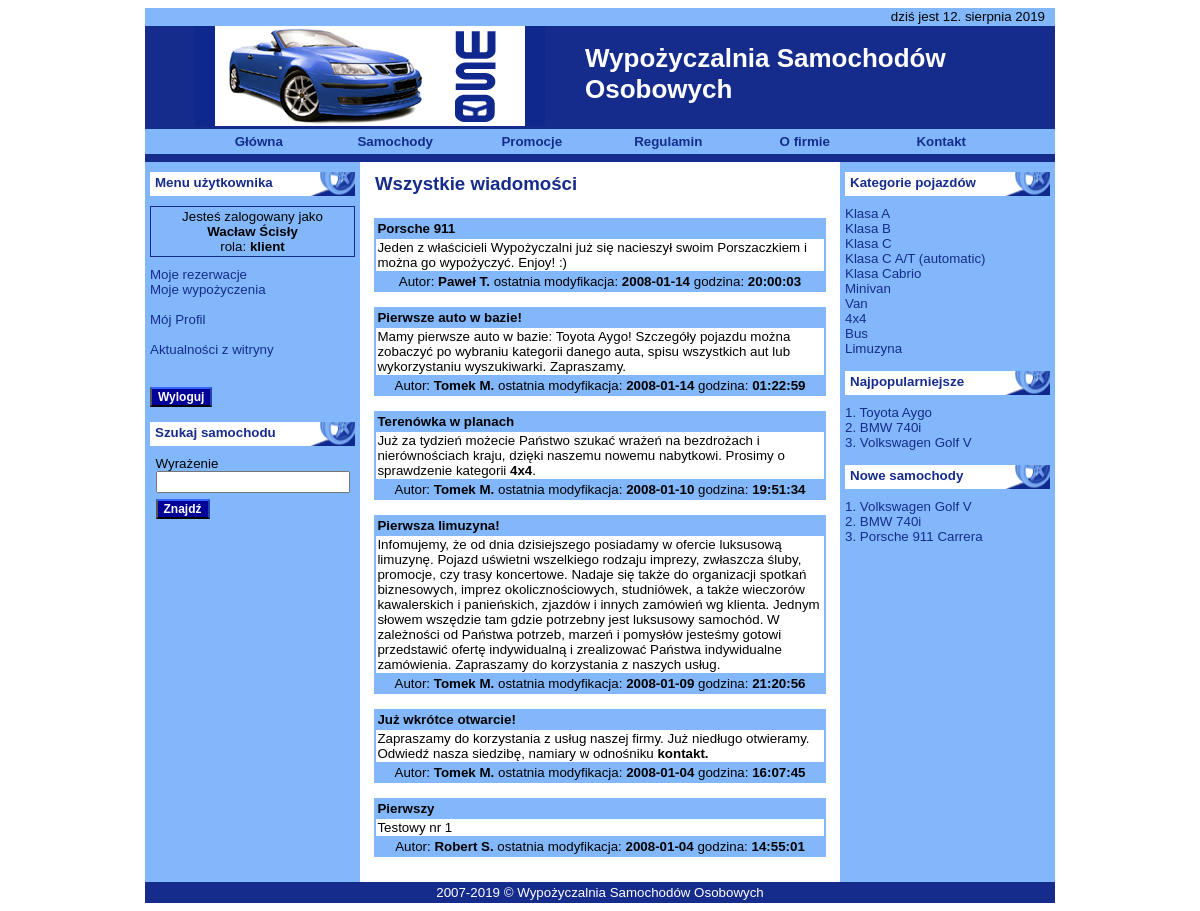
Screenshot of /index.php?menu=allnews (signed in) with the database file from the repository.
### tables this page shows
CREATE TABLE IF NOT EXISTS `tresc_tbl` (
  `ID` int(10) unsigned NOT NULL AUTO_INCREMENT,
  `trescRodzaj` int(10) unsigned NOT NULL,
  `tytul` varchar(100) DEFAULT NULL,
  `tresc` text NOT NULL,
  `zdjecia` int(10) unsigned DEFAULT NULL,
  `autorID` int(10) unsigned NOT NULL,
  `dataTresci` date NOT NULL,
  `czasTresci` time NOT NULL,
  `aktywne` int(11) DEFAULT NULL,
  PRIMARY KEY (`ID`)
);

CREATE TABLE IF NOT EXISTS `user_tbl` (
  `ID` int(10) unsigned NOT NULL AUTO_INCREMENT,
  `login` varchar(15) NOT NULL,
  `haslo` varchar(30) NOT NULL,
  `email` varchar(50) NOT NULL,
  `blokada` tinyint(3) unsigned NOT NULL DEFAULT '0',
  `rolaID` int(11) NOT NULL,
  `imie` varchar(15) NOT NULL,
  `nazwisko` varchar(25) NOT NULL,
  `miejscowosc` varchar(20) NOT NULL,
  `kod_poczt` varchar(6) NOT NULL,
  `ulica` varchar(50) NOT NULL,
  `nr_tel` varchar(15) DEFAULT NULL,
  `NIP` varchar(13) DEFAULT NULL,
  `nazwaFirmyID` int(11) DEFAULT NULL,
  `dataRejestracji` date NOT NULL,
  `godzinaRejestracji` time NOT NULL,
  PRIMARY KEY (`ID`),
  UNIQUE KEY `login` (`login`),
  UNIQUE KEY `email` (`email`)
);

CREATE TABLE IF NOT EXISTS `auto_kategoria_tbl` (
  `ID` int(10) unsigned NOT NULL AUTO_INCREMENT,
  `nazwaKategorii` varchar(25) NOT NULL,
  `opisKategorii` text NOT NULL,
  PRIMARY KEY (`ID`),
  UNIQUE KEY `nazwaKategorii` (`nazwaKategorii`)
);

CREATE TABLE IF NOT EXISTS `auto_marka_tbl` (
  `ID` int(10) unsigned NOT NULL AUTO_INCREMENT,
  `marka` varchar(25) NOT NULL,
  PRIMARY KEY (`ID`),
  UNIQUE KEY `producent` (`marka`)
);

CREATE TABLE IF NOT EXISTS `auto_tbl` (
  `ID` int(10) unsigned NOT NULL AUTO_INCREMENT,
  `markaID` int(10) unsigned NOT NULL,
  `model` varchar(25) NOT NULL,
  `rokProdukcji` year(4) NOT NULL,
  `nrRejestracyjny` varchar(10) DEFAULT NULL,
  `statusPojazdu` int(11) unsigned DEFAULT NULL,
  `kategoriaID` int(10) unsigned NOT NULL,
  `pojemnosc` int(10) unsigned DEFAULT NULL,
  `moc` int(10) unsigned DEFAULT NULL,
  `skrzyniaID` int(10) unsigned DEFAULT NULL,
  `paliwoID` int(10) unsigned DEFAULT NULL,
  `nadwozieID` int(10) unsigned DEFAULT NULL,
  `drzwiID` int(10) unsigned DEFAULT NULL,
  `kolorID` int(10) unsigned NOT NULL,
  `metalik` smallint(5) unsigned DEFAULT NULL,
  `wyposazenieID` int(10) unsigned NOT NULL,
  PRIMARY KEY (`ID`)
);

### scripts/wiadomosci_wszystkie.php (the view, shortened to what this page needs)
<?php
echo("<h3>Wszystkie wiadomości</h3>");
echo('<br />');
$kwerenda = "SELECT tytul, tresc, autorID, dataTresci, czasTresci, id FROM tresc_tbl WHERE trescRodzaj=1 ORDER BY id DESC";
$rezultat = mysql_query ( $kwerenda, $db_link );
 if ( $rezultat )
 {
  while ( $wynik = mysql_fetch_row( $rezultat ) )
  {
  $tytul = $wynik[0];
  $tresc = $wynik[1];
  $autorID = $wynik[2];
  $data = $wynik[3];
  $czas = $wynik[4];
   $kwerenda2 = "SELECT imie, nazwisko FROM user_tbl WHERE ID=$autorID";
   $rezultat2 = mysql_query ( $kwerenda2, $db_link );
    if ( ! $rezultat2 )
	{
	echo ("<h1>Błędy</h1>");
	}
    else
	{
	$wynik2 = mysql_fetch_row( $rezultat2 );
	$autor_imie = $wynik2[0];
	$autor_nazwisko = $wynik2[1];
	echo('<table width="96%" align="center" border="0" cellpadding="1" cellspacing="2" bgcolor="#82B8FB">');
	echo("<tr>");
	echo("<td width=\"88%\"><b>$tytul</b></td>");
	echo("<td align=\"right\">");
	echo("</td></tr>");
    echo("<tr bgcolor='white'><td colspan=\"2\">$tresc</td>");
	echo("</tr>");
	echo("<tr><td colspan=\"2\" align=\"center\">Autor: <b>$autor_imie $autor_nazwisko</b> ostatnia modyfikacja: <b>$data</b> godzina: <b>$czas</b></td></tr>");
	echo("</table>");
	echo("<br />");
	}
  }
 }
?>

### scripts/prawe.php (shortened to what this page needs)
<div class="sekcja_biala">Kategorie pojazdów</div>
<?php
$kwerenda = "SELECT nazwaKategorii, ID FROM auto_kategoria_tbl ORDER BY ID";
$rezultat = mysql_query( $kwerenda );
$ile_wierszy = mysql_num_rows( $rezultat );
 if ( $ile_wierszy > 0 )
 {
  while ( $wynik = mysql_fetch_row( $rezultat ) )
  {
  $nazwa_kategorii = $wynik[0];
  $id = $wynik[1];
   if ( $wynik[1] == $_GET['kat'] )
   {
   echo("<span class=\"kategoria_link\">$nazwa_kategorii</span><br />");
   }
   else
   {
   echo("<a href=\"./index.php?kat=$id\">$nazwa_kategorii</a><br />");
   }
  }
 }
 else
 {
 echo("<b>Brak wpisanych kategorii</b>");
 }
echo "<br />";
?>
<div class="sekcja_biala">Najpopularniejsze</div>
<?php
$kwerenda = "SELECT `fk_autoID`, COUNT(*) FROM wypozyczenia_tbl GROUP BY `fk_autoID` ORDER BY COUNT(*) DESC LIMIT 3";
$rezultat = mysql_query( $kwerenda );
 if ( $rezultat )
 {
 $ile_wierszy = mysql_num_rows( $rezultat );
  if ( $ile_wierszy > 0 )
  {
  $ile = 0;
   while ( $wynik = mysql_fetch_row( $rezultat ) )
   {
   $ile++;
   $auto_naj = $wynik[0];
   $auto_naj_ile = $wynik[1];
  $kwerenda6 = "SELECT markaID, model FROM auto_tbl WHERE id=$auto_naj";
  $rezultat6 = mysql_query( $kwerenda6 );
   if ( $rezultat6 )
   {
   $wynik6 = mysql_fetch_row( $rezultat6 );
   $markaID_naj = $wynik6[0];
   $model_naj = $wynik6[1];
   }
   else
   echo mysql_error();
  $kwerenda6 = "SELECT `marka` FROM `auto_marka_tbl` WHERE `id`=$markaID_naj";
  $rezultat6 = mysql_query( $kwerenda6 );
   if ( $rezultat6 )
   {
   $wynik6 = mysql_fetch_row( $rezultat6 );
   $marka_naj = $wynik6[0];
   }
   else
   echo mysql_error();
   if ( $_SESSION['rola'] == "administrator" )
   echo("<a href=\"./index.php?cid=$auto_naj\">$ile. $marka_naj $model_naj ($auto_naj_ile)</a> <br />");
   else
   echo("<a href=\"./index.php?cid=$auto_naj\">$ile. $marka_naj $model_naj</a> <br />");
   }
  echo("<br />");
  }
 }
?>
<div class="sekcja_biala">Nowe samochody</div>
<?php
$ostatni = array();
$marki = array();
$modele = array();
$kwerenda2 = "SELECT id, markaID, model FROM auto_tbl ORDER BY id DESC LIMIT 3";
$rezultat2 = mysql_query( $kwerenda2 );
 while ( $wynik2 = mysql_fetch_row( $rezultat2 ) )
 {
 $pojazd = $wynik2[0];
 $marka_id = $wynik2[1];
 $modele[] = $wynik2[2];
 $ostatni[] = $pojazd;
 $kwerenda3 = "SELECT marka FROM auto_marka_tbl WHERE id=$marka_id LIMIT 1";
 $rezultat3 = mysql_query( $kwerenda3 );
 $wynik3 = mysql_fetch_row( $rezultat3 );
 $marki[] = $wynik3[0];
 }
 for ( $i = 0; $i < 3; $i++ )
 {
 $zmienna = $ostatni[$i];
 echo("<a href=\"./index.php?cid=$zmienna\">".($i+1).". $marki[$i] $modele[$i]</a> <br />");
 }
?>

### css/styl.css (style rules this page uses)
body { font-family: Arial, Helvetica, sans-serif; font-size: 10pt; background-color: #FFFFFF; background-repeat: repeat-x; }
h3 { font-family: Arial, Helvetica, sans-serif; font-size: 14pt; font-weight: bold; color: #162C8C; padding: 0px; margin-top: 1px; margin-right: 10px; margin-bottom: 8px; margin-left: 10px; }
.sekcja_biala { font-family: Verdana, Arial, Helvetica, sans-serif; font-size: 10pt; font-weight: bold; color: #162C8C; background-color: #FFFFFF; background-image: url(../img/sekcja_3.png); background-repeat: no-repeat; padding-left: 5px; vertical-align: text-bottom; height: 21px; width: 200px; text-align: left; background-position: right center; padding-top: 3px; margin-bottom: 10px; }
a:link { text-decoration: none; color: #162C8C; }

### rows the page displays
tresc_tbl: tytul "Porsche 911", tresc "Jeden z właścicieli Wypożyczalni już się nacieszył swoim Porszaczkiem i można go wypożyczyć. Enjoy! :)", user_tbl.imie "Paweł", user_tbl.nazwisko "T.", dataTresci "2008-01-14", czasTresci "20:00:03"
tresc_tbl: tytul "Pierwsze auto w bazie!", tresc "Mamy pierwsze auto w bazie: Toyota Aygo! Szczegóły pojazdu można zobaczyć po wybraniu kategorii danego auta, spisu wszystkich aut lub wykorzystaniu wyszukiwarki. Zapraszamy.", user_tbl.imie "Tomek", user_tbl.nazwisko "M.", dataTresci "2008-01-14", czasTresci "01:22:59"
tresc_tbl: tytul "Terenówka w planach", tresc "Już za tydzień możecie Państwo szukać wrażeń na bezdrożach i nierównościach kraju, dzięki naszemu nowemu nabytkowi. Prosimy o sprawdzenie kategorii 4x4 .", user_tbl.imie "Tomek", user_tbl.nazwisko "M.", dataTresci "2008-01-10", czasTresci "19:51:34"
tresc_tbl: tytul "Pierwsza limuzyna!", tresc "Infomujemy, że od dnia dzisiejszego posiadamy w ofercie luksusową limuzynę. Pojazd uświetni wszelkiego rodzaju imprezy, zwłaszcza śluby, promocje, czy trasy koncertowe. Nadaje się także do organizacji spotkań biznesowych, imprez okolicznościowych, studniówek, a także wieczorów kawalerskich i panieńskich, zjazdów i innych zamówień wg klienta. Jednym słowem wszędzie tam gdzie potrzebny jest luksusowy samochód. W zależności od Państwa potrzeb, marzeń i pomysłów jesteśmy gotowi przedstawić ofertę indywidualną i zrealizować Państwa indywidualne zamówienia. Zapraszamy do korzystania z naszych usług.", user_tbl.imie "Tomek", user_tbl.nazwisko "M.", dataTresci "2008-01-09", czasTresci "21:20:56"
tresc_tbl: tytul "Już wkrótce otwarcie!", tresc "Zapraszamy do korzystania z usług naszej firmy. Już niedługo otwieramy. Odwiedź nasza siedzibę, namiary w odnośniku kontakt .", user_tbl.imie "Tomek", user_tbl.nazwisko "M.", dataTresci "2008-01-04", czasTresci "16:07:45"
tresc_tbl: tytul "Pierwszy", tresc "Testowy nr 1", user_tbl.imie "Robert", user_tbl.nazwisko "S.", dataTresci "2008-01-04", czasTresci "14:55:01"
auto_kategoria_tbl: nazwaKategorii "Klasa A"
auto_kategoria_tbl: nazwaKategorii "Klasa B"
auto_kategoria_tbl: nazwaKategorii "Klasa C"
auto_kategoria_tbl: nazwaKategorii "Klasa C A/T (automatic)"
auto_kategoria_tbl: nazwaKategorii "Klasa Cabrio"
auto_kategoria_tbl: nazwaKategorii "Minivan"
auto_kategoria_tbl: nazwaKategorii "Van"
auto_kategoria_tbl: nazwaKategorii "4x4"
auto_kategoria_tbl: nazwaKategorii "Bus"
auto_kategoria_tbl: nazwaKategorii "Limuzyna"
auto_marka_tbl: marka "Toyota"
auto_tbl: model "Aygo"
auto_marka_tbl: marka "BMW"
auto_tbl: model "740i"
auto_marka_tbl: marka "Volkswagen"
auto_tbl: model "Golf V"

### other values shown
$data_teraz_miesiac_nazwa "sierpnia"
$_SESSION['imie'] "Wacław"
$_SESSION['nazwisko'] "Ścisły"
$_SESSION['rola'] "klient"
$marki[$i] "Volkswagen"
$modele[$i] "Golf V"
$marki[$i] "BMW"
$modele[$i] "740i"
$marki[$i] "Porsche"
$modele[$i] "911 Carrera"
date(Y) "2019"
